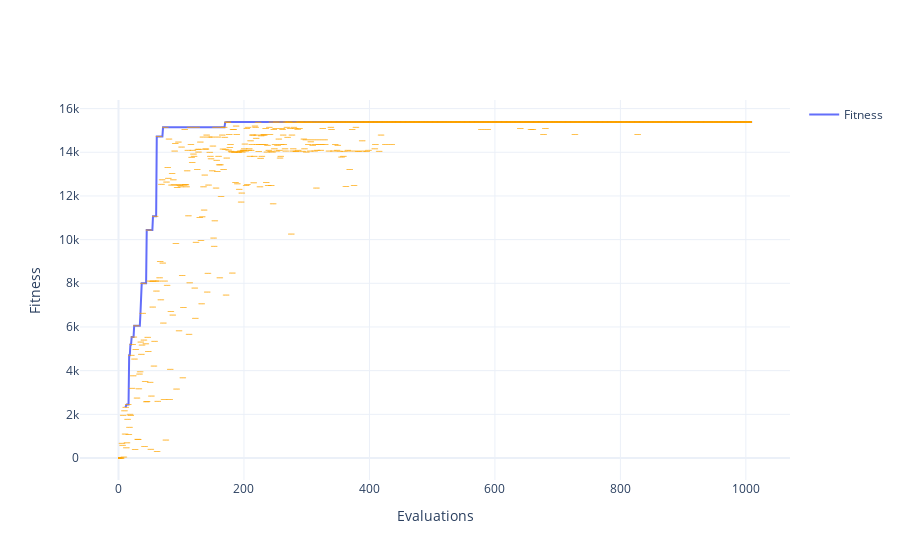

The cell this chart's notebook holds for it:
### Code cell
from algos.woa import WOA
from algos.pso import PSO
from algos.hill import HC

eval_fn = make_eval_fn(complex_bot_signal, price)

woa = PSO(
    eval_fn,
    [
        # (0.01, 1),
        # (0.01, 1),
        # (0.01, 1),
        # (2, len(test_price)/2),
        # (2, len(test_price)/2),
        # (2, len(test_price)/2),
        # (0.01, 1),
        # (0.01, 1),
        # (0.01, 1),
        # (0.01, 1),
        # (2, len(test_price)/2),
        # (2, len(test_price)/2),
        # (2, len(test_price)/2),
        # (0.01, 1),

        (0, 10),
        (0, 10),
        (0, 10),
        (1, 10),
        (1, 10),
        (1, 10),
        (0.01, 1),
        (0, 10),
        (0, 10),
        (0, 10),
        (11, 40),
        (11, 40),
        (11, 40),
        (0.01, 1),
    ],
    [3, 4, 5, 10, 11, 12],
)

woa.optimise()

print("best sol: ", woa.best_params)
print("best score: ", eval_fn(woa.best_params))

woa.plot()

### Figure 1 — Plotly figure (JSON) as saved in the notebook; plotly's stock layout.template omitted (floating-point values rounded to 4 significant figures; data arrays with more than 128 entries replaced by an {"elided": "..."} marker saying what was removed)
{"data": [{"mode": "lines", "name": "Fitness", "type": "scatter", "y": {"elided": "1011 float values"}}, {"marker": {"color": "orange", "opacity": 0.75, "size": 1}, "mode": "markers", "name": "Agent 0", "showlegend": false, "type": "scatter", "y": {"elided": "1010 float values"}}, {"marker": {"color": "orange", "opacity": 0.75, "size": 1}, "mode": "markers", "name": "Agent 1", "showlegend": false, "type": "scatter", "y": {"elided": "1010 float values"}}, {"marker": {"color": "orange", "opacity": 0.75, "size": 1}, "mode": "markers", "name": "Agent 2", "showlegend": false, "type": "scatter", "y": {"elided": "1010 float values"}}, {"marker": {"color": "orange", "opacity": 0.75, "size": 1}, "mode": "markers", "name": "Agent 3", "showlegend": false, "type": "scatter", "y": {"elided": "1010 float values"}}, {"marker": {"color": "orange", "opacity": 0.75, "size": 1}, "mode": "markers", "name": "Agent 4", "showlegend": false, "type": "scatter", "y": {"elided": "1010 float values"}}, {"marker": {"color": "orange", "opacity": 0.75, "size": 1}, "mode": "markers", "name": "Agent 5", "showlegend": false, "type": "scatter", "y": {"elided": "1010 float values"}}, {"marker": {"color": "orange", "opacity": 0.75, "size": 1}, "mode": "markers", "name": "Agent 6", "showlegend": false, "type": "scatter", "y": {"elided": "1010 float values"}}, {"marker": {"color": "orange", "opacity": 0.75, "size": 1}, "mode": "markers", "name": "Agent 7", "showlegend": false, "type": "scatter", "y": {"elided": "1010 float values"}}, {"marker": {"color": "orange", "opacity": 0.75, "size": 1}, "mode": "markers", "name": "Agent 8", "showlegend": false, "type": "scatter", "y": {"elided": "1010 float values"}}, {"marker": {"color": "orange", "opacity": 0.75, "size": 1}, "mode": "markers", "name": "Agent 9", "showlegend": false, "type": "scatter", "y": {"elided": "1010 float values"}}], "layout": {"xaxis": {"title": {"text": "Evaluations"}}, "yaxis": {"title": {"text": "Fitness"}}}}
